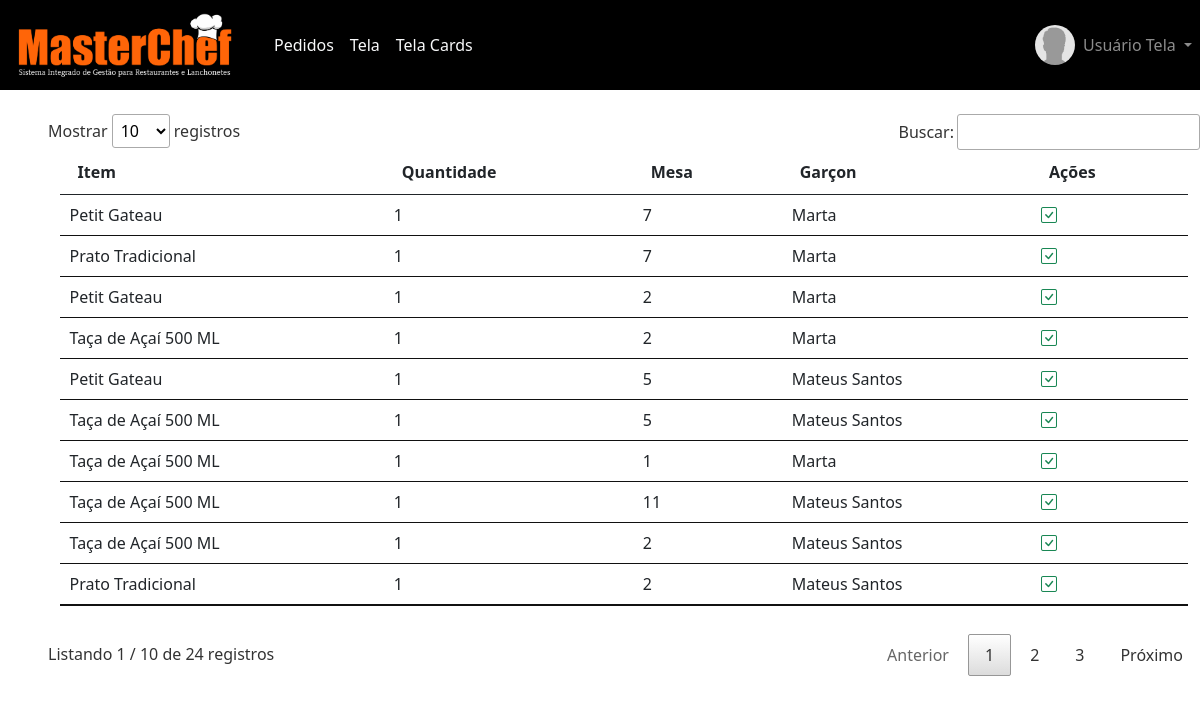
The app's page /sistema/painel-tela (signed in) with its own data.
### tables this page shows
CREATE TABLE `usuarios` (
  `id` int(11) NOT NULL,
  `nome` varchar(50) NOT NULL,
  `cpf` varchar(20) NOT NULL,
  `email` varchar(50) NOT NULL,
  `senha` varchar(30) NOT NULL,
  `nivel` varchar(20) NOT NULL
);

CREATE TABLE `itens_pedidos` (
  `id` int(11) NOT NULL,
  `pedido` int(11) NOT NULL,
  `item` int(11) NOT NULL,
  `tipo` varchar(15) NOT NULL,
  `valor` decimal(8,2) NOT NULL,
  `quantidade` int(11) NOT NULL,
  `total` decimal(8,2) NOT NULL,
  `mesa` varchar(20) NOT NULL,
  `status` varchar(20) NOT NULL
);

CREATE TABLE `pratos` (
  `id` int(11) NOT NULL,
  `nome` varchar(50) NOT NULL,
  `descricao` varchar(150) NOT NULL,
  `valor` decimal(8,2) NOT NULL,
  `categoria` int(11) NOT NULL,
  `imagem` varchar(100) DEFAULT NULL,
  `ativo` varchar(5) NOT NULL
);

### sistema/painel-tela/pedidos.php (the view, shortened to what this page needs)
<?php
$pagina = 'pedidos';
?>
	<table id="example" class="table table-hover table-sm my-4" style="width:98%;">
		<thead>
			<tr>
				<th>Item</th>
				<th>Quantidade</th>
				<th>Mesa</th>
				<th>Garçon</th>
				<th>Ações</th>
			</tr>
		</thead>
		<tbody>
			<?php
			$query = $pdo->query("SELECT * FROM itens_pedidos where status = 'Preparando' order by id asc");
			$res = $query->fetchAll(PDO::FETCH_ASSOC);
			for($i=0; $i < @count($res); $i++){
					$id_reg = $res[$i]['id'];
					$pedido = $res[$i]['pedido'];
					$item = $res[$i]['item'];
					$query_ped = $pdo->query("SELECT * FROM pedidos where id = '$pedido' order by id asc");
			$res_ped = $query_ped->fetchAll(PDO::FETCH_ASSOC);
			$garcon = $res_ped[0]['garcon'];
				$query2 = $pdo->query("SELECT * FROM usuarios where id = '$garcon'");
				$res2 = $query2->fetchAll(PDO::FETCH_ASSOC);
				$nome_garcon = $res2[0]['nome'];
				$query2 = $pdo->query("SELECT * FROM pratos where id = '$item'");
				$res2 = $query2->fetchAll(PDO::FETCH_ASSOC);
				$nome_prato = $res2[0]['nome'];
				?>
				<tr>
					<td><?php echo $nome_prato ?></td>
					<td><?php echo $res[$i]['quantidade'] ?></td>
					<td><?php echo $res[$i]['mesa'] ?></td>
					<td><?php echo $nome_garcon ?></td>
					<td>
							<a href="index.php?pag=<?php echo $pagina ?>&funcao=baixar&id=<?php echo $id_reg ?>" title="Finalizar Prato">
							<i class="bi bi-check-square text-success"></i></a>
							</td>
						</tr>
					<?php } ?>
				</tbody>
			</table>

### sistema/painel-tela/index.php (shortened to what this page needs)
<?php
require_once("../../conexao.php");
$menu1 = 'pedidos';
$id_usuario = $_SESSION['id'];
$query = $pdo->query("SELECT * FROM usuarios WHERE id = '$id_usuario'");
$res = $query->fetchAll(PDO::FETCH_ASSOC);
$total_reg = @count($res);
if($total_reg > 0){
	$nome_usu = $res[0]['nome'];
}
?>
<!DOCTYPE html>
<html>
<head>
	<link href="https://cdn.jsdelivr.net/npm/bootstrap@5.0.0-beta2/dist/css/bootstrap.min.css" rel="stylesheet">
	<link rel="stylesheet" type="text/css" href="../vendor/DataTables/datatables.min.css"/>
	<link rel="stylesheet" href="https://cdn.jsdelivr.net/npm/bootstrap-icons@1.4.0/font/bootstrap-icons.css">
</head>
<body>
	<nav class="navbar navbar-expand-lg navbar-dark" style="background: #000000;>
		<div class="container-fluid">
			<a class="navbar-brand" href="index.php"><img src="../img/logo-texto-grande.png" width="250"></a>
			<div class="collapse navbar-collapse" id="navbarSupportedContent">
				<ul class="navbar-nav me-auto mb-2 mb-lg-0">
					<li class="nav-item">
						<a class="nav-link active text-light" aria-current="page" href="index.php?pag=<?php echo $menu1 ?>">Pedidos</a>
					</li>
					<li class="nav-item">
						<a class="nav-link active text-light" aria-current="page" href="tela.php" target="_blank">Tela</a>
					</li>
					<li class="nav-item">
						<a class="nav-link active text-light" aria-current="page" href="tela-chamada.php" target="_blank">Tela Cards</a>
					</li>
						</ul>
      <div class="d-flex mr-4">
          <img class="img-profile rounded-circle" src="../img/sem-usuario.jpg" width="40px" height="40px">
          <div class="collapse navbar-collapse" id="navbarNavDarkDropdown">
            <ul class="navbar-nav">
              <li class="nav-item dropdown">
                <a class="nav-link dropdown-toggle" href="#" id="navbarDarkDropdownMenuLink" role="button" data-bs-toggle="dropdown" aria-expanded="false">
                  Usuário <?php echo $nome_usu ?>
                </a>
              </li>
            </ul>
          </div>
        </div>
			</div>
	</nav>
	<div class="container-fluid mt-4 mx-4 px-4">
     		<?php
     		if(@$_GET['pag'] == $menu1){
     			require_once($menu1.'.php');
     		}
     		else{
     			require_once($menu1.'.php');
     		}
     	 ?>
	</div>
</body>
</html>

### records on screen
usuarios: nome "Tela"
itens_pedidos: pratos.nome "Petit Gateau", quantidade "1", mesa "7", usuarios.nome "Marta"
itens_pedidos: pratos.nome "Prato Tradicional", quantidade "1", mesa "7", usuarios.nome "Marta"
itens_pedidos: pratos.nome "Petit Gateau", quantidade "1", mesa "2", usuarios.nome "Marta"
itens_pedidos: pratos.nome "Taça de Açaí 500 ML", quantidade "1", mesa "2", usuarios.nome "Marta"
itens_pedidos: pratos.nome "Petit Gateau", quantidade "1", mesa "5", usuarios.nome "Mateus Santos"
itens_pedidos: pratos.nome "Taça de Açaí 500 ML", quantidade "1", mesa "5", usuarios.nome "Mateus Santos"
itens_pedidos: pratos.nome "Taça de Açaí 500 ML", quantidade "1", mesa "1", usuarios.nome "Marta"
itens_pedidos: pratos.nome "Taça de Açaí 500 ML", quantidade "1", mesa "11", usuarios.nome "Mateus Santos"
itens_pedidos: pratos.nome "Taça de Açaí 500 ML", quantidade "1", mesa "2", usuarios.nome "Mateus Santos"
itens_pedidos: pratos.nome "Prato Tradicional", quantidade "1", mesa "2", usuarios.nome "Mateus Santos"
